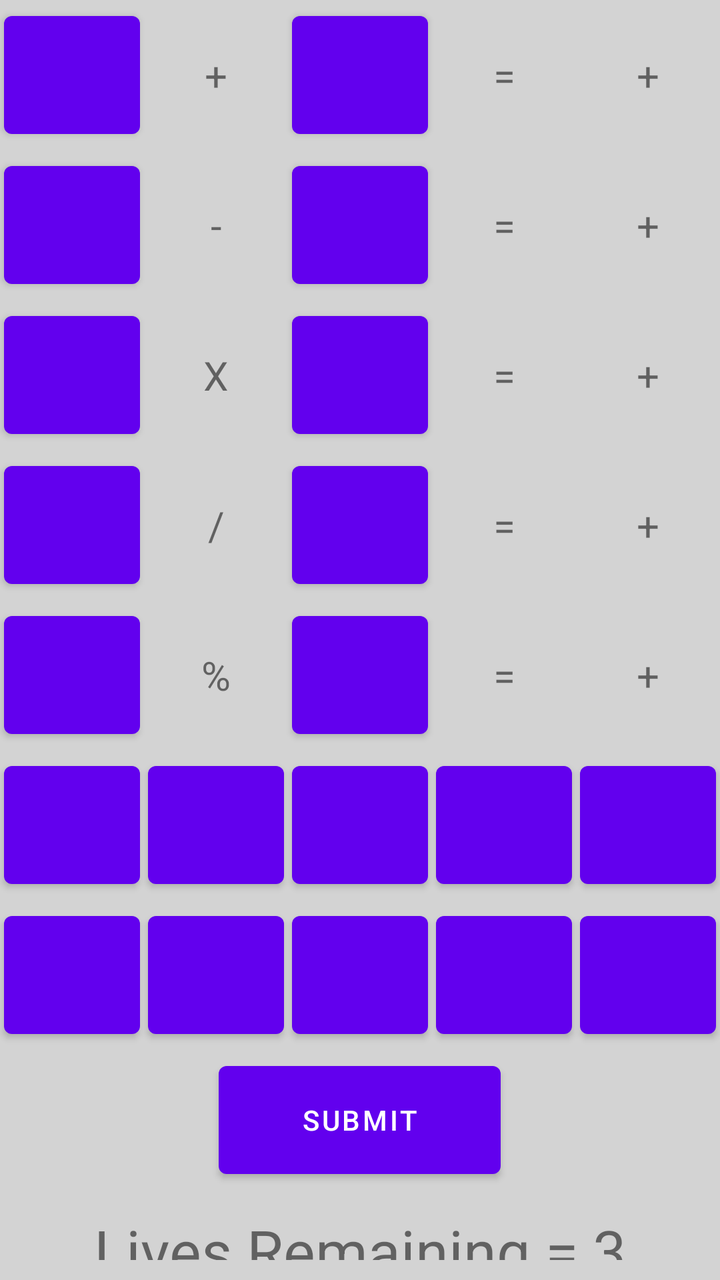
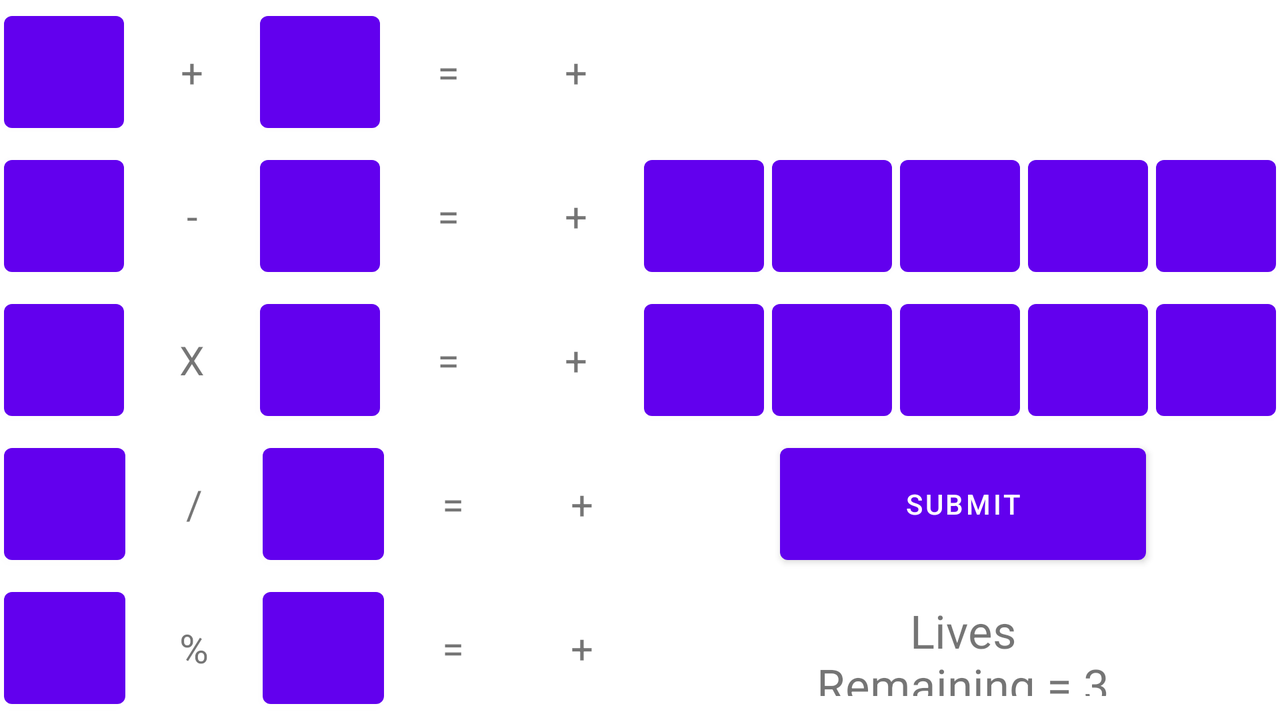

Compare how this app lays out the same screen by default and in its alternative resource folder. The renders come first, then the two layout files and the values they reference.
<!-- AndroidManifest.xml: application theme Theme.MathsPuzzle -->
<!-- res/layout/activity_main.xml -->
<?xml version="1.0" encoding="utf-8"?>
<LinearLayout xmlns:android="http://schemas.android.com/apk/res/android"
    xmlns:app="http://schemas.android.com/apk/res-auto"
    xmlns:tools="http://schemas.android.com/tools"
    android:layout_width="match_parent"
    android:layout_height="match_parent"
    android:background="#d3d3d3"
    android:orientation="vertical"
    tools:context=".MainActivity">

    <LinearLayout
        android:layout_width="match_parent"
        android:layout_height="75dp"
        android:orientation="horizontal">

        <Button
            android:id="@+id/btn00"
            android:layout_width="0dp"
            android:layout_height="match_parent"
            android:layout_margin="2dp"
            android:layout_weight="1" />

        <TextView
            android:id="@+id/txt00"
            android:layout_width="0dp"
            android:layout_height="match_parent"
            android:layout_margin="2dp"
            android:layout_weight="1"
            android:padding="10dp"
            android:text="+"
            android:gravity="center"
            android:textSize="20sp" />

        <Button
            android:id="@+id/btn01"
            android:layout_width="0dp"
            android:layout_height="match_parent"
            android:layout_margin="2dp"
            android:layout_weight="1" />

        <TextView
            android:id="@+id/txt01"
            android:layout_width="0dp"
            android:layout_height="match_parent"
            android:layout_margin="2dp"
            android:layout_weight="1"
            android:gravity="center"
            android:padding="10dp"
            android:text="="
            android:textSize="20sp" />

        <TextView
            android:id="@+id/txt02"
            android:layout_width="0dp"
            android:layout_height="match_parent"
            android:layout_margin="2dp"
            android:layout_weight="1"
            android:padding="10dp"
            android:text="+"
            android:gravity="center"
            android:textSize="20sp" />
    </LinearLayout>
    <LinearLayout
        android:layout_width="match_parent"
        android:layout_height="75dp"
        android:orientation="horizontal">

        <Button
            android:id="@+id/btn10"
            android:layout_width="0dp"
            android:layout_height="match_parent"
            android:layout_margin="2dp"
            android:layout_weight="1" />

        <TextView
            android:id="@+id/txt10"
            android:layout_width="0dp"
            android:layout_height="match_parent"
            android:layout_margin="2dp"
            android:layout_weight="1"
            android:gravity="center"
            android:padding="10dp"
            android:text="-"
            android:textSize="20sp" />

        <Button
            android:id="@+id/btn11"
            android:layout_width="0dp"
            android:layout_height="match_parent"
            android:layout_margin="2dp"
            android:layout_weight="1" />

        <TextView
            android:id="@+id/txt11"
            android:layout_width="0dp"
            android:layout_height="match_parent"
            android:layout_margin="2dp"
            android:layout_weight="1"
            android:gravity="center"
            android:padding="10dp"
            android:text="="
            android:textSize="20sp" />

        <TextView
            android:id="@+id/txt12"
            android:layout_width="0dp"
            android:layout_height="match_parent"
            android:layout_margin="2dp"
            android:layout_weight="1"
            android:padding="10dp"
            android:text="+"
            android:gravity="center"
            android:textSize="20sp" />
    </LinearLayout>
    <LinearLayout
        android:layout_width="match_parent"
        android:layout_height="75dp"
        android:orientation="horizontal"
        >
        <Button
            android:id="@+id/btn20"
            android:layout_margin="2dp"
            android:layout_width="0dp"
            android:layout_height="match_parent"
            android:layout_weight="1"
            />

        <TextView
            android:id="@+id/txt20"
            android:layout_width="0dp"
            android:layout_height="match_parent"
            android:layout_margin="2dp"
            android:layout_weight="1"
            android:gravity="center"
            android:padding="10dp"
            android:text="X"
            android:textSize="20sp" />
        <Button
            android:id="@+id/btn21"
            android:layout_margin="2dp"
            android:layout_width="0dp"
            android:layout_height="match_parent"
            android:layout_weight="1"
            />

        <TextView
            android:id="@+id/txt21"
            android:layout_width="0dp"
            android:layout_height="match_parent"
            android:layout_margin="2dp"
            android:layout_weight="1"
            android:gravity="center"
            android:padding="10dp"
            android:text="="
            android:textSize="20sp" />
        <TextView
            android:id="@+id/txt22"
            android:layout_margin="2dp"
            android:layout_width="0dp"
            android:layout_height="match_parent"
            android:text="+"
            android:gravity="center"
            android:padding="10dp"
            android:textSize="20sp"
            android:layout_weight="1"
            />
    </LinearLayout>
    <LinearLayout
        android:layout_width="match_parent"
        android:layout_height="75dp"
        android:orientation="horizontal"
        >
        <Button
            android:id="@+id/btn30"
            android:layout_margin="2dp"
            android:layout_width="0dp"
            android:layout_height="match_parent"
            android:layout_weight="1"
            />

        <TextView
            android:id="@+id/txt30"
            android:layout_width="0dp"
            android:layout_height="match_parent"
            android:layout_margin="2dp"
            android:layout_weight="1"
            android:gravity="center"
            android:padding="10dp"
            android:text="/"
            android:textSize="20sp" />
        <Button
            android:id="@+id/btn31"
            android:layout_margin="2dp"
            android:layout_width="0dp"
            android:layout_height="match_parent"
            android:layout_weight="1"
            />

        <TextView
            android:id="@+id/txt31"
            android:layout_width="0dp"
            android:layout_height="match_parent"
            android:layout_margin="2dp"
            android:layout_weight="1"
            android:gravity="center"
            android:padding="10dp"
            android:text="="
            android:textSize="20sp" />
        <TextView
            android:id="@+id/txt32"
            android:layout_margin="2dp"
            android:layout_width="0dp"
            android:layout_height="match_parent"
            android:text="+"
            android:gravity="center"
            android:padding="10dp"
            android:textSize="20sp"
            android:layout_weight="1"
            />
    </LinearLayout>
    <LinearLayout
        android:layout_width="match_parent"
        android:layout_height="75dp"
        android:orientation="horizontal"
        >
        <Button
            android:id="@+id/btn40"
            android:layout_margin="2dp"
            android:layout_width="0dp"
            android:layout_height="match_parent"
            android:layout_weight="1"
            />

        <TextView
            android:id="@+id/txt40"
            android:layout_width="0dp"
            android:layout_height="match_parent"
            android:layout_margin="2dp"
            android:layout_weight="1"
            android:gravity="center"
            android:padding="10dp"
            android:text="%"
            android:textSize="20sp" />
        <Button
            android:id="@+id/btn41"
            android:layout_margin="2dp"
            android:layout_width="0dp"
            android:layout_height="match_parent"
            android:layout_weight="1"
            />

        <TextView
            android:id="@+id/txt41"
            android:layout_width="0dp"
            android:layout_height="match_parent"
            android:layout_margin="2dp"
            android:layout_weight="1"
            android:gravity="center"
            android:padding="10dp"
            android:text="="
            android:textSize="20sp" />
        <TextView
            android:id="@+id/txt42"
            android:layout_margin="2dp"
            android:layout_width="0dp"
            android:layout_height="match_parent"
            android:text="+"
            android:gravity="center"
            android:padding="10dp"
            android:textSize="20sp"
            android:layout_weight="1"
            />
    </LinearLayout>
    <LinearLayout
        android:layout_width="match_parent"
        android:layout_height="75dp"
        android:orientation="horizontal"
        >
        <Button
            android:id="@+id/btn50"
            android:layout_margin="2dp"
            android:layout_width="0dp"
            android:layout_height="match_parent"
            android:layout_weight="1"
            />
        <Button
            android:id="@+id/btn51"
            android:layout_margin="2dp"
            android:layout_width="0dp"
            android:layout_height="match_parent"
            android:layout_weight="1"
            />
        <Button
            android:id="@+id/btn52"
            android:layout_margin="2dp"
            android:layout_width="0dp"
            android:layout_height="match_parent"
            android:layout_weight="1"
            />
        <Button
            android:id="@+id/btn53"
            android:layout_margin="2dp"
            android:layout_width="0dp"
            android:layout_height="match_parent"
            android:layout_weight="1"
            />
        <Button
            android:id="@+id/btn54"
            android:layout_margin="2dp"
            android:layout_width="0dp"
            android:layout_height="match_parent"
            android:layout_weight="1"
            />
    </LinearLayout>
    <LinearLayout
        android:layout_width="match_parent"
        android:layout_height="75dp"
        android:orientation="horizontal"
        >
        <Button
            android:id="@+id/btn60"
            android:layout_margin="2dp"
            android:layout_width="0dp"
            android:layout_height="match_parent"
            android:layout_weight="1"
            />
        <Button
            android:id="@+id/btn61"
            android:layout_margin="2dp"
            android:layout_width="0dp"
            android:layout_height="match_parent"
            android:layout_weight="1"
            />
        <Button
            android:id="@+id/btn62"
            android:layout_margin="2dp"
            android:layout_width="0dp"
            android:layout_height="match_parent"
            android:layout_weight="1"
            />
        <Button
            android:id="@+id/btn63"
            android:layout_margin="2dp"
            android:layout_width="0dp"
            android:layout_height="match_parent"
            android:layout_weight="1"
            />
        <Button
            android:id="@+id/btn64"
            android:layout_margin="2dp"
            android:layout_width="0dp"
            android:layout_height="match_parent"
            android:layout_weight="1"
            />
    </LinearLayout>
    <Button
        android:id="@+id/btn"
        android:layout_width="141dp"
        android:layout_height="66dp"
        android:layout_gravity="center"
        android:layout_margin="2dp"
        android:padding="10dp"
        android:text="Submit" />

    <TextView
        android:id="@+id/txt"
        android:layout_width="wrap_content"
        android:layout_height="wrap_content"
        android:text="Lives Remaining = 3"
        android:padding="10dp"
        android:gravity="center"
        android:layout_gravity="center"
        android:textSize="30sp"
         />

</LinearLayout>
<!-- resources referenced by this layout -->
<resources>
  <style name="Theme.MathsPuzzle" parent="Theme.MaterialComponents.DayNight.DarkActionBar">
          
          <item name="colorPrimary">@color/purple_500</item>
          <item name="colorPrimaryVariant">@color/purple_700</item>
          <item name="colorOnPrimary">@color/white</item>
          
          <item name="colorSecondary">@color/teal_200</item>
          <item name="colorSecondaryVariant">@color/teal_700</item>
          <item name="colorOnSecondary">@color/black</item>
          
          <item name="android:statusBarColor" tools:targetApi="l">?attr/colorPrimaryVariant</item>
          
      </style>
</resources>
<!-- res/layout-land/activity_main.xml (the repository's variant of the layout above) -->
<!-- drawn on the phone turned sideways -->
<?xml version="1.0" encoding="utf-8"?>
<LinearLayout xmlns:android="http://schemas.android.com/apk/res/android"
    xmlns:app="http://schemas.android.com/apk/res-auto"
    xmlns:tools="http://schemas.android.com/tools"
    android:layout_width="match_parent"
    android:layout_height="match_parent"
    android:orientation="vertical"
    tools:context=".MainActivity">

    <LinearLayout
        android:layout_width="match_parent"
        android:layout_height="match_parent"
        android:layout_weight="1"
        android:orientation="horizontal">

        <Button
            android:id="@+id/btn00"
            android:layout_width="0dp"
            android:layout_height="match_parent"
            android:layout_margin="2dp"
            android:padding="10dp"
            android:layout_weight="1" />

        <TextView
            android:id="@+id/txt00"
            android:layout_width="0dp"
            android:layout_height="match_parent"
            android:layout_margin="2dp"
            android:layout_weight="1"
            android:gravity="center"
            android:padding="10dp"
            android:text="+"
            android:textSize="20sp" />

        <Button
            android:id="@+id/btn01"
            android:layout_width="0dp"
            android:layout_height="match_parent"
            android:layout_margin="2dp"
            android:padding="10dp"
            android:layout_weight="1" />

        <TextView
            android:id="@+id/txt01"
            android:layout_width="0dp"
            android:layout_height="match_parent"
            android:layout_margin="2dp"
            android:layout_weight="1"
            android:gravity="center"
            android:padding="10dp"
            android:text="="
            android:textSize="20sp" />

        <TextView
            android:id="@+id/txt02"
            android:layout_width="0dp"
            android:layout_height="match_parent"
            android:layout_margin="2dp"
            android:layout_weight="1"
            android:gravity="center"
            android:padding="10dp"
            android:text="+"
            android:textSize="20sp" />

        <TextView
            android:id="@+id/textView8"
            android:layout_width="0dp"
            android:layout_height="match_parent"
            android:layout_margin="2dp"
            android:layout_weight="1"
            android:gravity="center"
            android:padding="10dp" />

        <TextView
            android:id="@+id/textView6"
            android:layout_width="0dp"
            android:layout_height="match_parent"
            android:layout_margin="2dp"
            android:layout_weight="1"
            android:gravity="center"
            android:padding="10dp" />

        <TextView
            android:id="@+id/textView9"
            android:layout_width="0dp"
            android:layout_height="match_parent"
            android:layout_margin="2dp"
            android:layout_weight="1"
            android:gravity="center"
            android:padding="10dp" />

        <TextView
            android:id="@+id/textView5"
            android:layout_width="0dp"
            android:layout_height="match_parent"
            android:layout_margin="2dp"
            android:layout_weight="1"
            android:gravity="center"
            android:padding="10dp" />

        <TextView
            android:id="@+id/textView7"
            android:layout_width="0dp"
            android:layout_height="match_parent"
            android:layout_margin="2dp"
            android:layout_weight="1"
            android:gravity="center"
            android:padding="10dp" />

    </LinearLayout>

    <LinearLayout
        android:layout_width="match_parent"
        android:layout_height="match_parent"
        android:orientation="horizontal"
        android:layout_weight="1">

        <Button
            android:id="@+id/btn10"
            android:layout_width="0dp"
            android:layout_height="match_parent"
            android:layout_margin="2dp"
            android:padding="10dp"
            android:layout_weight="1" />

        <TextView
            android:id="@+id/txt10"
            android:layout_width="0dp"
            android:layout_height="match_parent"
            android:layout_margin="2dp"
            android:layout_weight="1"
            android:gravity="center"
            android:padding="10dp"
            android:text="-"
            android:textSize="20sp" />

        <Button
            android:id="@+id/btn11"
            android:layout_width="0dp"
            android:layout_height="match_parent"
            android:layout_margin="2dp"
            android:padding="10dp"
            android:layout_weight="1" />

        <TextView
            android:id="@+id/txt11"
            android:layout_width="0dp"
            android:layout_height="match_parent"
            android:layout_margin="2dp"
            android:layout_weight="1"
            android:gravity="center"
            android:padding="10dp"
            android:text="="
            android:textSize="20sp" />

        <TextView
            android:id="@+id/txt12"
            android:layout_width="0dp"
            android:layout_height="match_parent"
            android:layout_margin="2dp"
            android:layout_weight="1"
            android:gravity="center"
            android:padding="10dp"
            android:text="+"
            android:textSize="20sp" />

        <Button
            android:id="@+id/btn50"
            android:layout_width="0dp"
            android:layout_height="match_parent"
            android:layout_margin="2dp"
            android:layout_weight="1"
            android:padding="10dp" />

        <Button
            android:id="@+id/btn51"
            android:layout_width="0dp"
            android:layout_height="match_parent"
            android:layout_margin="2dp"
            android:layout_weight="1"
            android:padding="10dp" />

        <Button
            android:id="@+id/btn52"
            android:layout_width="0dp"
            android:layout_height="match_parent"
            android:layout_margin="2dp"
            android:layout_weight="1"
            android:padding="10dp" />

        <Button
            android:id="@+id/btn53"
            android:layout_width="0dp"
            android:layout_height="match_parent"
            android:layout_margin="2dp"
            android:layout_weight="1"
            android:padding="10dp" />

        <Button
            android:id="@+id/btn54"
            android:layout_width="0dp"
            android:layout_height="match_parent"
            android:layout_margin="2dp"
            android:padding="10dp"
            android:layout_weight="1" />

    </LinearLayout>

    <LinearLayout
        android:layout_width="match_parent"
        android:layout_height="match_parent"
        android:orientation="horizontal"
        android:layout_weight="1">

        <Button
            android:id="@+id/btn20"
            android:layout_width="0dp"
            android:layout_height="match_parent"
            android:layout_margin="2dp"
            android:padding="10dp"
            android:layout_weight="1" />

        <TextView
            android:id="@+id/txt20"
            android:layout_width="0dp"
            android:layout_height="match_parent"
            android:layout_margin="2dp"
            android:layout_weight="1"
            android:gravity="center"
            android:padding="10dp"
            android:text="X"
            android:textSize="20sp" />

        <Button
            android:id="@+id/btn21"
            android:layout_width="0dp"
            android:layout_height="match_parent"
            android:layout_margin="2dp"
            android:padding="10dp"
            android:layout_weight="1" />

        <TextView
            android:id="@+id/txt21"
            android:layout_width="0dp"
            android:layout_height="match_parent"
            android:layout_margin="2dp"
            android:layout_weight="1"
            android:gravity="center"
            android:padding="10dp"
            android:text="="
            android:textSize="20sp" />

        <TextView
            android:id="@+id/txt22"
            android:layout_width="0dp"
            android:layout_height="match_parent"
            android:layout_margin="2dp"
            android:layout_weight="1"
            android:gravity="center"
            android:padding="10dp"
            android:text="+"
            android:textSize="20sp" />

        <Button
            android:id="@+id/btn60"
            android:layout_width="0dp"
            android:layout_height="match_parent"
            android:layout_margin="2dp"
            android:layout_weight="1"
            android:padding="10dp" />

        <Button
            android:id="@+id/btn61"
            android:layout_width="0dp"
            android:layout_height="match_parent"
            android:layout_margin="2dp"
            android:layout_weight="1"
            android:padding="10dp" />

        <Button
            android:id="@+id/btn62"
            android:layout_width="0dp"
            android:layout_height="match_parent"
            android:layout_margin="2dp"
            android:layout_weight="1"
            android:padding="10dp" />

        <Button
            android:id="@+id/btn63"
            android:layout_width="0dp"
            android:layout_height="match_parent"
            android:layout_margin="2dp"
            android:padding="10dp"
            android:layout_weight="1" />

        <Button
            android:id="@+id/btn64"
            android:layout_width="0dp"
            android:layout_height="match_parent"
            android:layout_margin="2dp"
            android:padding="10dp"
            android:layout_weight="1" />

    </LinearLayout>

    <LinearLayout
        android:layout_width="match_parent"
        android:layout_height="match_parent"
        android:orientation="horizontal"
        android:layout_weight="1">

        <Button
            android:id="@+id/btn30"
            android:layout_width="0dp"
            android:layout_height="match_parent"
            android:layout_margin="2dp"
            android:padding="10dp"
            android:layout_weight="1" />

        <TextView
            android:id="@+id/txt30"
            android:layout_width="0dp"
            android:layout_height="match_parent"
            android:layout_margin="2dp"
            android:layout_weight="1"
            android:gravity="center"
            android:padding="10dp"
            android:text="/"
            android:textSize="20sp" />

        <Button
            android:id="@+id/btn31"
            android:layout_width="0dp"
            android:layout_height="match_parent"
            android:layout_margin="2dp"
            android:padding="10dp"
            android:layout_weight="1" />

        <TextView
            android:id="@+id/txt31"
            android:layout_width="0dp"
            android:layout_height="match_parent"
            android:layout_margin="2dp"
            android:layout_weight="1"
            android:gravity="center"
            android:padding="10dp"
            android:text="="
            android:textSize="20sp" />

        <TextView
            android:id="@+id/txt32"
            android:layout_width="0dp"
            android:layout_height="match_parent"
            android:layout_margin="2dp"
            android:layout_weight="1"
            android:gravity="center"
            android:padding="10dp"
            android:text="+"
            android:textSize="20sp" />

        <TextView
            android:id="@+id/textView"
            android:layout_width="0dp"
            android:layout_height="match_parent"
            android:layout_margin="2dp"
            android:layout_weight="1"
            android:gravity="center"
            android:padding="10dp" />

        <Button
            android:id="@+id/btn"
            android:layout_width="0dp"
            android:layout_height="match_parent"
            android:layout_gravity="center"
            android:layout_margin="2dp"
            android:layout_weight="3"
            android:padding="10dp"
            android:text="Submit" />

        <TextView
            android:id="@+id/textView2"
            android:layout_width="0dp"
            android:layout_height="match_parent"
            android:layout_margin="2dp"
            android:layout_weight="1"
            android:gravity="center"
            android:padding="10dp" />
    </LinearLayout>

    <LinearLayout
        android:layout_width="match_parent"
        android:layout_height="match_parent"
        android:orientation="horizontal"
        android:layout_weight="1">

        <Button
            android:id="@+id/btn40"
            android:layout_width="0dp"
            android:layout_height="match_parent"
            android:layout_margin="2dp"
            android:padding="10dp"
            android:layout_weight="1" />

        <TextView
            android:id="@+id/txt40"
            android:layout_width="0dp"
            android:layout_height="match_parent"
            android:layout_margin="2dp"
            android:layout_weight="1"
            android:gravity="center"
            android:padding="10dp"
            android:text="%"
            android:textSize="20sp" />

        <Button
            android:id="@+id/btn41"
            android:layout_width="0dp"
            android:layout_height="match_parent"
            android:layout_margin="2dp"
            android:padding="10dp"
            android:layout_weight="1" />

        <TextView
            android:id="@+id/txt41"
            android:layout_width="0dp"
            android:layout_height="match_parent"
            android:layout_margin="2dp"
            android:layout_weight="1"
            android:gravity="center"
            android:padding="10dp"
            android:text="="
            android:textSize="20sp" />

        <TextView
            android:id="@+id/txt42"
            android:layout_width="0dp"
            android:layout_height="match_parent"
            android:layout_margin="2dp"
            android:layout_weight="1"
            android:gravity="center"
            android:padding="10dp"
            android:text="+"
            android:textSize="20sp" />

        <TextView
            android:id="@+id/textView3"
            android:layout_width="0dp"
            android:layout_height="match_parent"
            android:layout_margin="2dp"
            android:layout_weight="1"
            android:gravity="center"
            android:padding="10dp" />

        <TextView
            android:id="@+id/txt"
            android:layout_width="0dp"
            android:layout_height="wrap_content"
            android:layout_gravity="center"
            android:gravity="center"
            android:padding="10dp"
            android:layout_margin="2dp"
            android:text="Lives Remaining = 3"
            android:layout_weight="3"
            android:textSize="23sp" />

        <TextView
            android:id="@+id/textView4"
            android:layout_width="0dp"
            android:layout_height="match_parent"
            android:layout_margin="2dp"
            android:layout_weight="1"
            android:gravity="center"
            android:padding="10dp" />
    </LinearLayout>

</LinearLayout>
